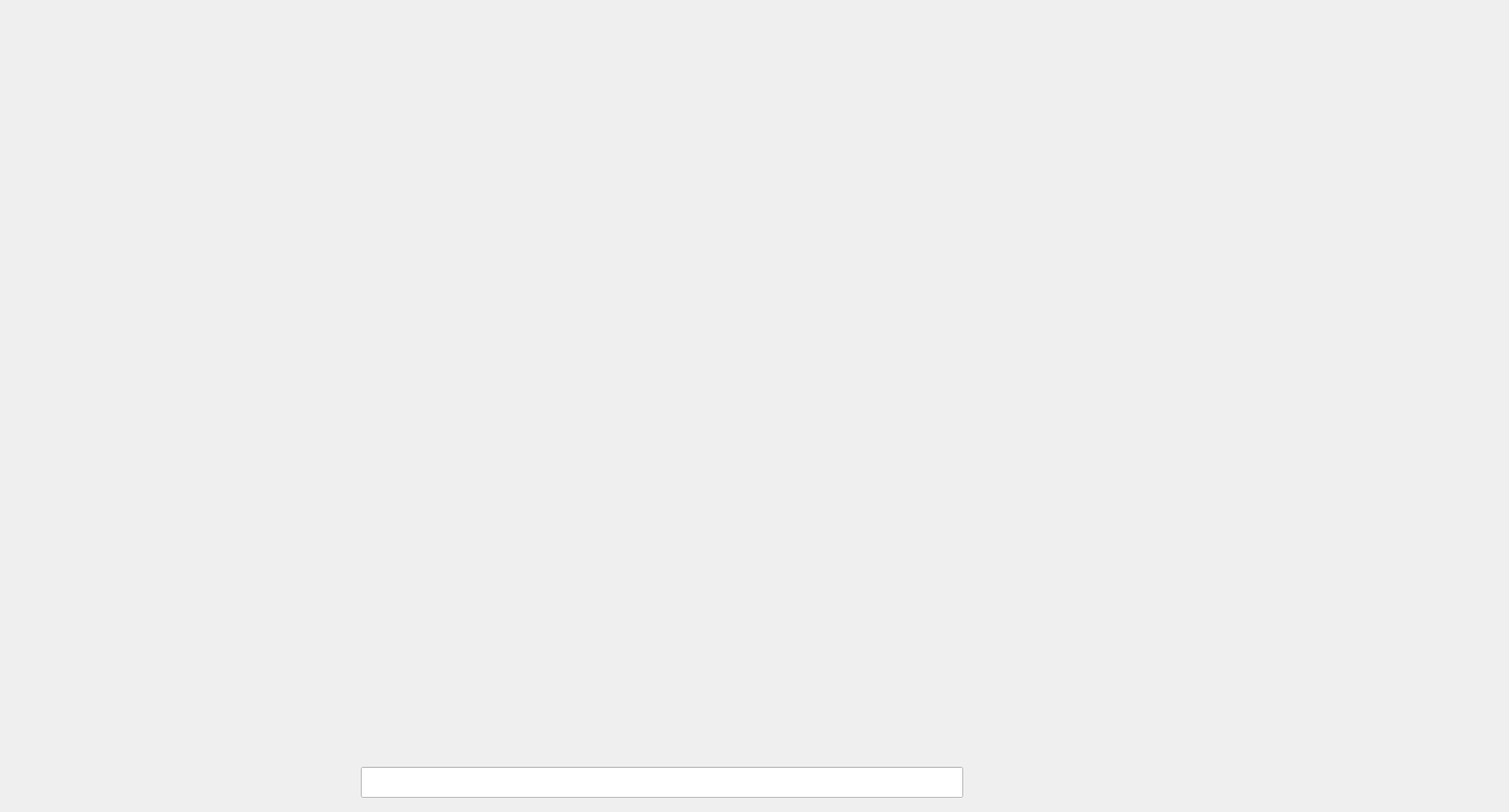
<?xml version="1.0" encoding="UTF-8"?>
<ui version="4.0">
 <class>MainWindow</class>
 <widget class="QMainWindow" name="MainWindow">
  <property name="enabled">
   <bool>true</bool>
  </property>
  <property name="geometry">
   <rect>
    <x>0</x>
    <y>0</y>
    <width>2007</width>
    <height>1080</height>
   </rect>
  </property>
  <property name="windowTitle">
   <string>MainWindow</string>
  </property>
  <widget class="QWidget" name="centralwidget">
   <property name="font">
    <font>
     <family>FreeSans</family>
     <pointsize>18</pointsize>
    </font>
   </property>
   <widget class="QFrame" name="menu_frame">
    <property name="geometry">
     <rect>
      <x>10</x>
      <y>1000</y>
      <width>1920</width>
      <height>72</height>
     </rect>
    </property>
    <property name="font">
     <font>
      <family>FreeSans</family>
      <pointsize>18</pointsize>
     </font>
    </property>
    <property name="frameShape">
     <enum>QFrame::NoFrame</enum>
    </property>
    <property name="frameShadow">
     <enum>QFrame::Plain</enum>
    </property>
    <widget class="QPushButton" name="home_btn">
     <property name="geometry">
      <rect>
       <x>1690</x>
       <y>1</y>
       <width>160</width>
       <height>62</height>
      </rect>
     </property>
     <property name="text">
      <string/>
     </property>
     <property name="icon">
      <iconset>
       <normaloff>../images/sinottico_small.png</normaloff>../images/sinottico_small.png</iconset>
     </property>
     <property name="iconSize">
      <size>
       <width>280</width>
       <height>72</height>
      </size>
     </property>
     <property name="flat">
      <bool>true</bool>
     </property>
     <attribute name="buttonGroup">
      <string notr="true">menu_btn_group</string>
     </attribute>
    </widget>
    <widget class="QPushButton" name="order_btn">
     <property name="geometry">
      <rect>
       <x>1500</x>
       <y>1</y>
       <width>160</width>
       <height>62</height>
      </rect>
     </property>
     <property name="text">
      <string/>
     </property>
     <property name="icon">
      <iconset>
       <normaloff>../images/barcode_C128.png</normaloff>../images/barcode_C128.png</iconset>
     </property>
     <property name="iconSize">
      <size>
       <width>200</width>
       <height>56</height>
      </size>
     </property>
     <property name="flat">
      <bool>true</bool>
     </property>
     <attribute name="buttonGroup">
      <string notr="true">menu_btn_group</string>
     </attribute>
    </widget>
    <widget class="QPushButton" name="keyboard_btn">
     <property name="geometry">
      <rect>
       <x>280</x>
       <y>1</y>
       <width>160</width>
       <height>62</height>
      </rect>
     </property>
     <property name="text">
      <string/>
     </property>
     <property name="icon">
      <iconset>
       <normaloff>../images/keybd.png</normaloff>../images/keybd.png</iconset>
     </property>
     <property name="iconSize">
      <size>
       <width>200</width>
       <height>60</height>
      </size>
     </property>
     <property name="flat">
      <bool>true</bool>
     </property>
     <attribute name="buttonGroup">
      <string notr="true">menu_btn_group</string>
     </attribute>
    </widget>
    <widget class="QPushButton" name="browser_btn">
     <property name="geometry">
      <rect>
       <x>1310</x>
       <y>1</y>
       <width>160</width>
       <height>62</height>
      </rect>
     </property>
     <property name="text">
      <string/>
     </property>
     <property name="icon">
      <iconset>
       <normaloff>../images/autofinish.png</normaloff>../images/autofinish.png</iconset>
     </property>
     <property name="iconSize">
      <size>
       <width>200</width>
       <height>60</height>
      </size>
     </property>
     <property name="flat">
      <bool>true</bool>
     </property>
     <attribute name="buttonGroup">
      <string notr="true">menu_btn_group</string>
     </attribute>
    </widget>
    <widget class="QPushButton" name="global_status_btn">
     <property name="geometry">
      <rect>
       <x>150</x>
       <y>0</y>
       <width>91</width>
       <height>62</height>
      </rect>
     </property>
     <property name="text">
      <string/>
     </property>
     <property name="icon">
      <iconset>
       <normaloff>../images/green.png</normaloff>../images/green.png</iconset>
     </property>
     <property name="iconSize">
      <size>
       <width>200</width>
       <height>60</height>
      </size>
     </property>
     <property name="flat">
      <bool>true</bool>
     </property>
     <attribute name="buttonGroup">
      <string notr="true">menu_btn_group</string>
     </attribute>
    </widget>
    <widget class="QLineEdit" name="menu_line_edit">
     <property name="geometry">
      <rect>
       <x>470</x>
       <y>20</y>
       <width>801</width>
       <height>41</height>
      </rect>
     </property>
    </widget>
    <widget class="QPushButton" name="help_btn">
     <property name="geometry">
      <rect>
       <x>20</x>
       <y>0</y>
       <width>91</width>
       <height>62</height>
      </rect>
     </property>
     <property name="text">
      <string/>
     </property>
     <property name="icon">
      <iconset>
       <normaloff>../images/help.png</normaloff>../images/help.png</iconset>
     </property>
     <property name="iconSize">
      <size>
       <width>200</width>
       <height>60</height>
      </size>
     </property>
     <property name="flat">
      <bool>true</bool>
     </property>
     <attribute name="buttonGroup">
      <string notr="true">menu_btn_group</string>
     </attribute>
    </widget>
   </widget>
   <widget class="QStackedWidget" name="stacked_widget">
    <property name="geometry">
     <rect>
      <x>0</x>
      <y>0</y>
      <width>1931</width>
      <height>991</height>
     </rect>
    </property>
    <property name="font">
     <font>
      <family>FreeSans</family>
      <pointsize>18</pointsize>
     </font>
    </property>
    <property name="styleSheet">
     <string notr="true">background-image:&quot;./../images/machine_r.png&quot;;</string>
    </property>
    <property name="frameShape">
     <enum>QFrame::NoFrame</enum>
    </property>
    <property name="currentIndex">
     <number>-1</number>
    </property>
   </widget>
  </widget>
 </widget>
 <resources/>
 <connections/>
 <buttongroups>
  <buttongroup name="menu_btn_group"/>
 </buttongroups>
</ui>
